Frame 1 (no input): blank canvas, image omitted
Frame 60 (the mouse pressed at the canvas centre just before this capture): blank canvas, image omitted
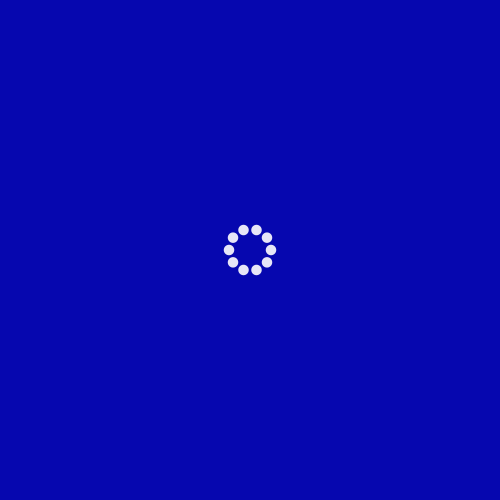
Frame 120 (the mouse held since frame 60 and released just before this capture)

The Processing sketch whose frames 1 and 60 were blank and that drew this single picture after the mouse press (run headless with seeded random() and noise(); from frame 60 on, the mouse is pressed at the canvas centre):

// Processing sketch: sketch_07102017
// ── sketch_07102017.pde
ArrayList<Circle> circle;
float count = 0;

void setup(){
  size(500,500);
  smooth();
  circle = new ArrayList<Circle>();
}

void draw(){
  background(6,7,175);
  counter();
  translate(width/2, height/2);
  for(int i = circle.size()-1; i >= 0; i--){
    Circle c = circle.get(i);
    c.update();
    c.display();
    if(c.isDead()){
      circle.remove(i);
    }
  }
}

void counter(){
  count++;
  if(count >= 100){
    circle.add(new Circle());
    count = 0;
  }
}
// ── Circle.pde
class Circle{
  float x,y;
  float R = 0;
  float growing = 0.5;
  float speed = 1;
  float r = 0;
  float alpha = 255;
  int total = 10;
  boolean grow = true;
  Circle(){
  
  }
  
  boolean isDead(){
    if(alpha <= 0){
      return true;
    }else{
      return false;
    }
  }
  
  void update(){
    alpha-=1.2;
    
    if(grow){
      r+=growing;
      if(r > 50){
        grow = false;
      }
    }
    if(!grow){
      r-=growing;
    }
    
    R+=speed;
  }
  
  void display(){
    noStroke();
    fill(255,alpha);
     for(int i = 0; i < total; i++){
       float angle = map(i, 0, total, 0, TWO_PI);
       x = R * cos(angle);
       y = R * sin(angle);
       ellipse(x, y, r, r);
     }
  }
}
